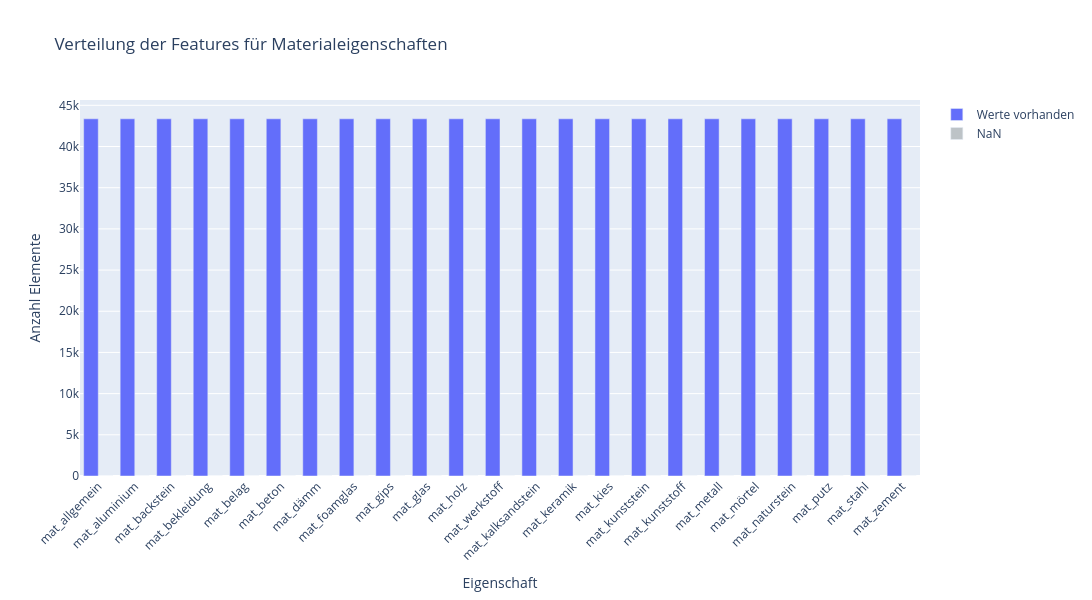

Write notebook code for a chart like this one.
### Markdown cell above
## 2. Analyse the distribution of material features

### Code cell
# show distribution of material properties
plot_label_property_status(df, cols=MATERIAL_KEYS, title="Verteilung der Features für Materialeigenschaften")

### Figure 1 — Plotly figure (JSON) as saved in the notebook; plotly's stock layout.template omitted (floating-point values rounded to 4 significant figures)
{"data": [{"marker": {"color": "#636EFA"}, "name": "Werte vorhanden", "type": "bar", "x": ["mat_allgemein", "mat_aluminium", "mat_backstein", "mat_bekleidung", "mat_belag", "mat_beton", "mat_dämm", "mat_foamglas", "mat_gips", "mat_glas", "mat_holz", "mat_werkstoff", "mat_kalksandstein", "mat_keramik", "mat_kies", "mat_kunststein", "mat_kunststoff", "mat_metall", "mat_mörtel", "mat_naturstein", "mat_putz", "mat_stahl", "mat_zement"], "y": [43363, 43363, 43363, 43363, 43363, 43363, 43363, 43363, 43363, 43363, 43363, 43363, 43363, 43363, 43363, 43363, 43363, 43363, 43363, 43363, 43363, 43363, 43363]}, {"marker": {"color": "#bdc3c7"}, "name": "NaN", "type": "bar", "x": ["mat_allgemein", "mat_aluminium", "mat_backstein", "mat_bekleidung", "mat_belag", "mat_beton", "mat_dämm", "mat_foamglas", "mat_gips", "mat_glas", "mat_holz", "mat_werkstoff", "mat_kalksandstein", "mat_keramik", "mat_kies", "mat_kunststein", "mat_kunststoff", "mat_metall", "mat_mörtel", "mat_naturstein", "mat_putz", "mat_stahl", "mat_zement"], "y": [0, 0, 0, 0, 0, 0, 0, 0, 0, 0, 0, 0, 0, 0, 0, 0, 0, 0, 0, 0, 0, 0, 0]}], "layout": {"barmode": "group", "height": 600, "title": {"text": "Verteilung der Features für Materialeigenschaften"}, "width": 1400, "xaxis": {"tickangle": -45, "title": {"text": "Eigenschaft"}}, "yaxis": {"title": {"text": "Anzahl Elemente"}}}}
